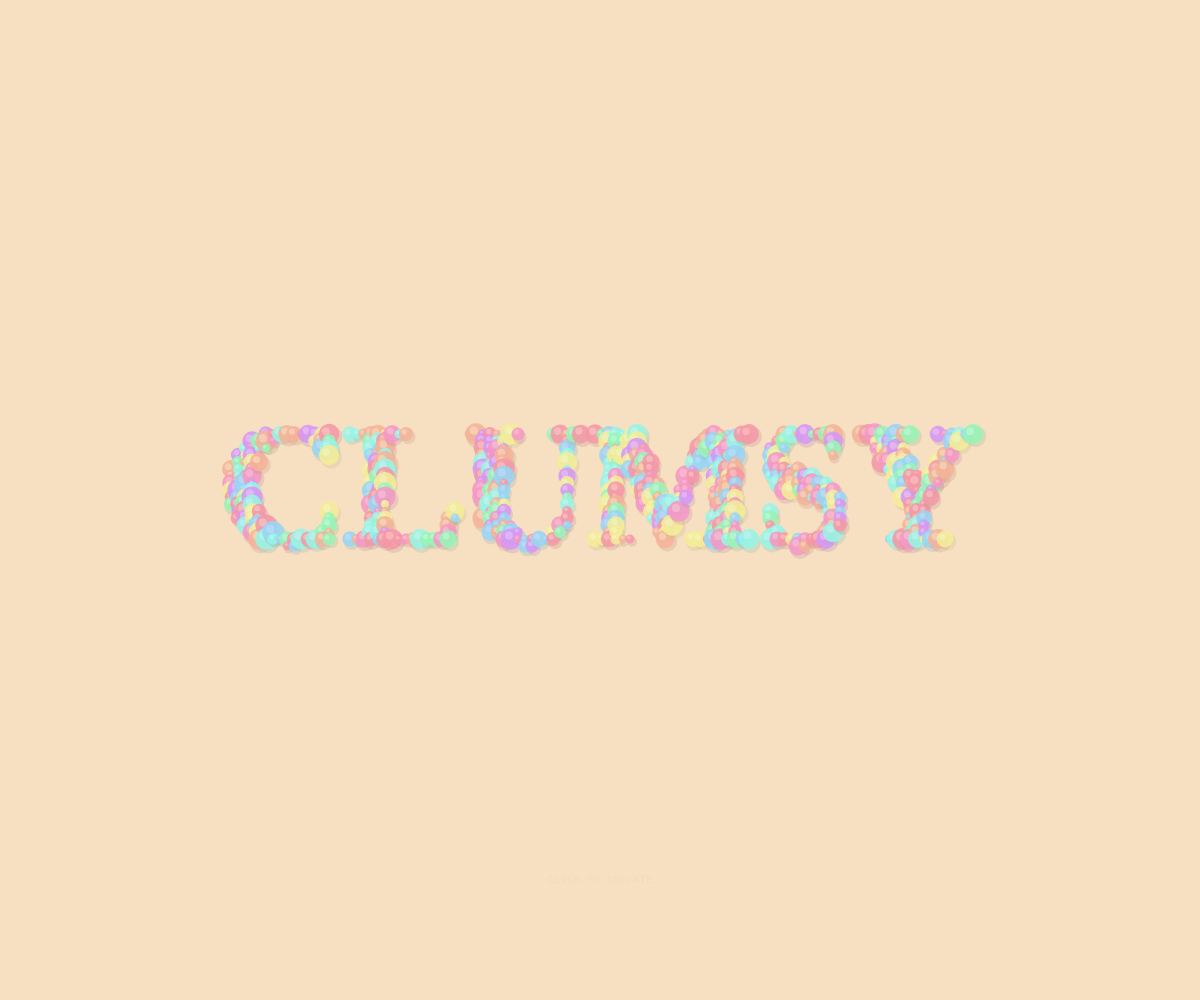
Frame 1 (no input)
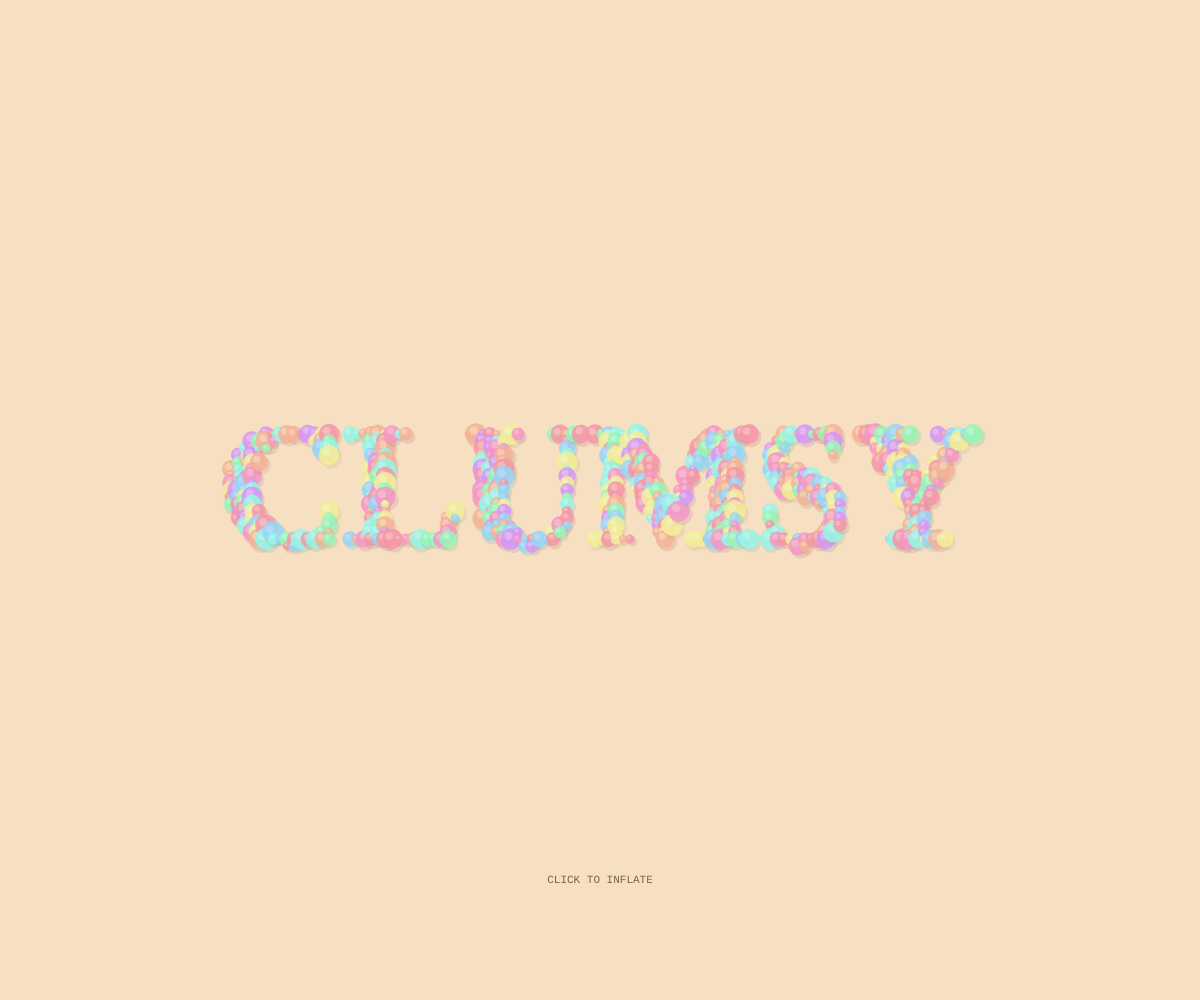
Frame 60 (no input)
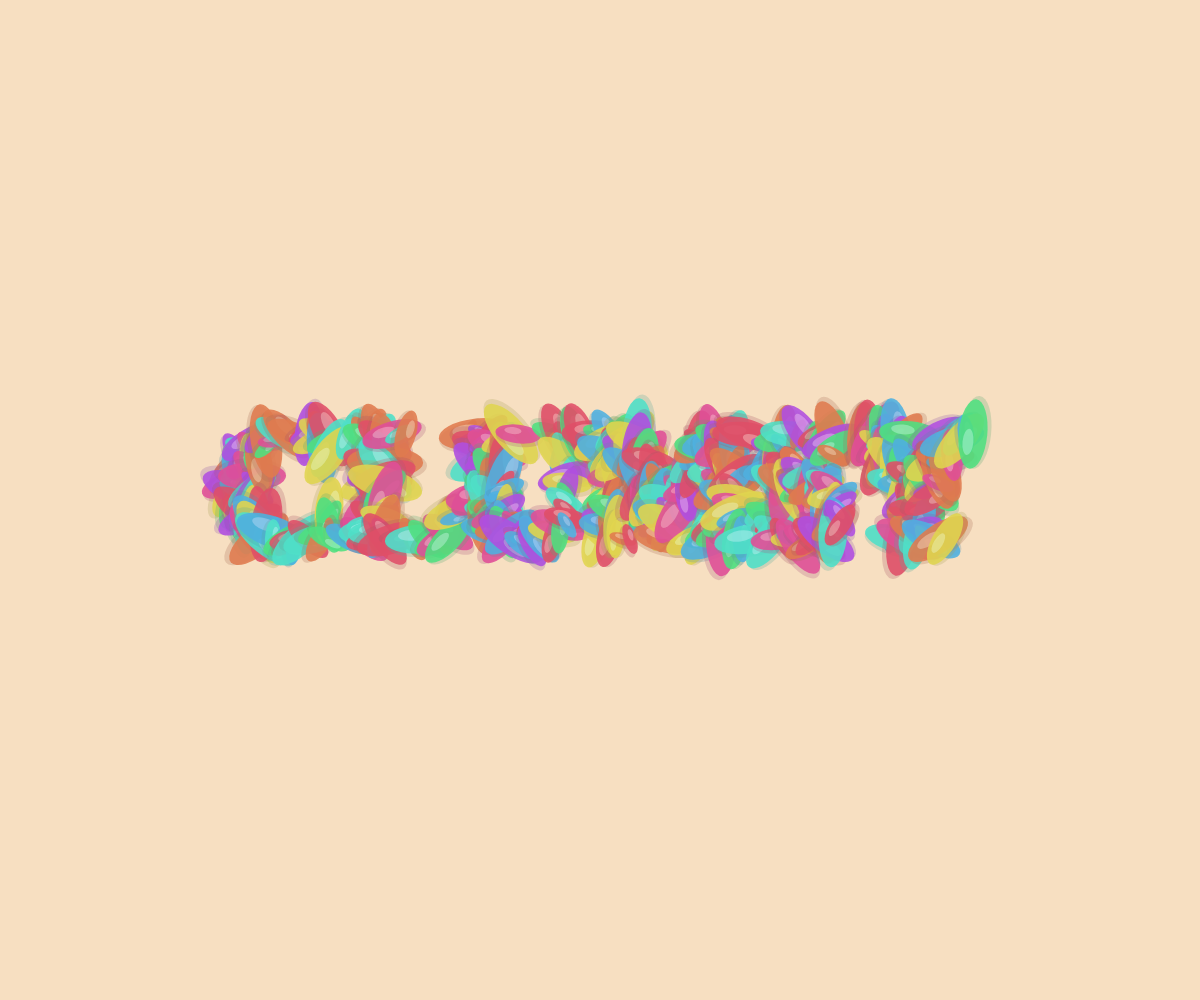
Frame 120 (the mouse pressed at the canvas centre since frame 60)

The p5.js sketch that drew these frames (run headless with seeded random() and noise() and a simulated clock; from frame 60 on, the mouse is pressed at the canvas centre):

// p5.js sketch
// ── sketch.js
// ─── V1: PASTEL BLOOM ────────────────────────────────────────────────────────
// Rotating petal ellipses bloom outward on click.
// Paste into editor.p5js.org and run.
 
const WORD        = "CLUMSY";
const SAMPLE_STEP = 7;
const HUES        = [350, 18, 200, 280, 140, 55, 330, 170];
 
let pts       = [];
let inflation = 0;
let dir       = 0;
 
function setup() {
  createCanvas(windowWidth, windowHeight);
  colorMode(HSB, 360, 100, 100, 100);
  angleMode(RADIANS);
  sampleText();
}
 
function windowResized() {
  resizeCanvas(windowWidth, windowHeight);
  sampleText();
}
 
function sampleText() {
  const W  = windowWidth;
  const H  = windowHeight;
  const sz = min(W / (WORD.length * 0.72), 175);
 
  const c      = document.createElement('canvas');
  c.width      = W;
  c.height     = H;
  const ctx    = c.getContext('2d');
  ctx.fillStyle     = '#000';
  ctx.fillRect(0, 0, W, H);
  ctx.fillStyle     = '#fff';
  ctx.font          = `bold ${sz}px Georgia, serif`;
  ctx.textAlign     = 'center';
  ctx.textBaseline  = 'middle';
  ctx.fillText(WORD, W / 2, H / 2);
 
  const px = ctx.getImageData(0, 0, W, H).data;
  pts = [];
 
  for (let x = 0; x < W; x += SAMPLE_STEP) {
    for (let y = 0; y < H; y += SAMPLE_STEP) {
      const i = (x + y * W) * 4;
      if (px[i] > 128) {
        pts.push({
          x:         x - W / 2,
          y:         y - H / 2,
          baseR:     random(4, 11),
          hue:       random(HUES),
          phase:     random(TWO_PI),
          spinRate:  random(-1, 1),
          wobbleAmp: random(0.08, 0.25),
        });
      }
    }
  }
}
 
function mousePressed() {
  if (dir === 0) dir = 1;
}
 
function updateInflation() {
  const dt = deltaTime / 1000;
  if (dir === 1) {
    inflation = min(inflation + dt * 0.85, 1);
    if (inflation >= 1) dir = -1;
  } else if (dir === -1) {
    inflation = max(inflation - dt * 0.5, 0);
    if (inflation <= 0) dir = 0;
  }
}
 
function ease(t) {
  return t < 0.5 ? 2 * t * t : -1 + (4 - 2 * t) * t;
}
 
function draw() {
  updateInflation();
 
  background(33, 22, 97);
  translate(width / 2, height / 2);
 
  const inf = ease(inflation);
  const t   = frameCount * 0.018;
 
  for (const p of pts) {
    const wobble = sin(t + p.phase) * p.wobbleAmp * (1 - inf * 0.4);
    const rot    = p.spinRate * inf * PI + wobble;
    const rW     = p.baseR * (1 + inf * 2.6) * 2;
    const rH     = p.baseR * (1 + inf * 0.45) * 2;
 
    push();
    translate(p.x, p.y);
    rotate(rot);
    noStroke();
 
    // soft shadow petal
    fill(p.hue, 30 + inf * 20, 75 - inf * 10, 25);
    ellipse(2, 3, rW * 1.05, rH * 1.05);
 
    // main petal
    fill(p.hue, 38 + inf * 28, 96 - inf * 8, 88);
    ellipse(0, 0, rW, rH);
 
    // sheen highlight
    fill((p.hue + 30) % 360, 12, 100, 35);
    ellipse(-rW * 0.12, -rH * 0.15, rW * 0.38, rH * 0.38);
 
    pop();
  }
 
  // hint text
  if (inf < 0.02 && dir === 0) {
    noStroke();
    fill(25, 35, 40, abs(sin(frameCount * 0.03)) * 90);
    textAlign(CENTER, CENTER);
    textSize(11);
    textFont('Courier New');
    text('CLICK TO INFLATE', 0, height * 0.38);
  }
}
